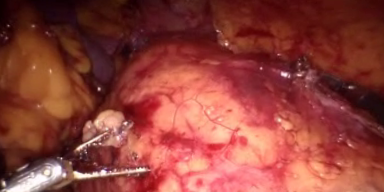
#> input picture tests/metrics/test_fid_fixtures/left_img_1.png, 384 x 192 px
$ python generate_disparity.py --left_dir ../../tests/metrics/test_fid_fixtures --right_dir ../../tests/metrics/test_fid_fixtures --output_dir out
#> lines starting #> are read from the running program, lines starting #| are printed output that depends on the picture; after the words box and inside, x2 and y2 are one past the last pixel; in counts of white or black regions, pixels touching at a corner belong together
import os
import cv2
import argparse
import numpy as np
import itertools
import shutil
import time
from pathlib import Path
from os import listdir
from os.path import isfile, join
import matplotlib.pyplot as plt
import PIL.Image as Image
from concurrent.futures import ThreadPoolExecutor

# GIF
import glob
from PIL import Image


def print_elapsed_time(prefix=""):
    e_time = time.time()
    if not hasattr(print_elapsed_time, "s_time"):
        print_elapsed_time.s_time = e_time
    else:
        print(f"{prefix} elapsed time: {e_time - print_elapsed_time.s_time:.2f} sec")
        print_elapsed_time.s_time = e_time


def normalize(image):
    return cv2.normalize(
        src=image, dst=image, beta=0, alpha=255, norm_type=cv2.NORM_MINMAX
    )


# TODO: return confidence map
def process_frame_BM_postproc(
    left,
    right,
    name,
    output_dir,
    do_blur=True,
    do_downsample=True,
    do_plot=False,
    **kwargs,
):
    numDisparities = kwargs.get("disparity")

    kernel_size = 3
    left = cv2.GaussianBlur(left, (kernel_size, kernel_size), 1.5)
    right = cv2.GaussianBlur(right, (kernel_size, kernel_size), 1.5)

    left_matcher = cv2.StereoBM_create(
        numDisparities=kwargs.get("disparity"), blockSize=kwargs.get("blockSize")
    )
    wls_filter = cv2.ximgproc.createDisparityWLSFilter(left_matcher)
    right_matcher = cv2.ximgproc.createRightMatcher(left_matcher)

    wls_filter.setLambda(kwargs.get("lambdas"))
    wls_filter.setSigmaColor(kwargs.get("sigmaColors"))

    disparity_left = np.int16(left_matcher.compute(left, right))
    disparity_right = np.int16(right_matcher.compute(right, left))

    wls_image = wls_filter.filter(
        disparity_map_left=disparity_left,
        left_view=left,
        right_view=right,
        disparity_map_right=disparity_right,
    )

    wls_image = normalize(wls_image)
    wls_image = np.uint8(wls_image)

    # crop - https://stackoverflow.com/questions/13538748/crop-black-edges-with-opencv
    _, thresh = cv2.threshold(wls_image, 1, 255, cv2.THRESH_BINARY)
    contours, hierarchy = cv2.findContours(
        thresh, cv2.RETR_EXTERNAL, cv2.CHAIN_APPROX_SIMPLE
    )[-2:]
    cnt = contours[0]
    x, y, w, h = cv2.boundingRect(cnt)
    crop = wls_image[y : y + h, x : x + w]

    cv2.imwrite(os.path.join(output_dir, name + ".png"), crop)


def product_dict(**kwargs):
    keys = kwargs.keys()
    vals = kwargs.values()
    for instance in itertools.product(*vals):
        yield dict(zip(keys, instance))


def process_dataset(left_dir, right_dir, output_dir, algo="BM_POST", **kwargs):
#> called with left_dir = '../../tests/metrics/test_fid_fixtures', right_dir = '../../tests/metrics/test_fid_fixtures', output_dir = 'out', algo = 'BM_POST'
    left_images = [f for f in listdir(left_dir) if f.endswith(".png")]
    right_images = [f for f in listdir(right_dir) if f.endswith(".png")]
    assert len(left_images) == len(right_images)
    left_images.sort()
    right_images.sort()

    executor = ThreadPoolExecutor()
    for params in product_dict(**kwargs):
        for i in range(len(left_images)):
            left_image_path = os.path.join(left_dir, left_images[i])
            right_image_path = os.path.join(right_dir, right_images[i])
            imgL = cv2.imread(left_image_path, cv2.IMREAD_GRAYSCALE)
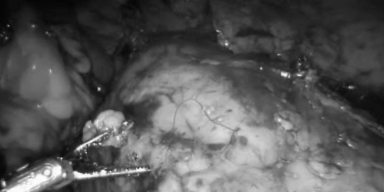
#> imgL: shape (192, 384); min 4, max 255, mean 86.6
            imgR = cv2.imread(right_image_path, cv2.IMREAD_GRAYSCALE)

            executor.submit(
                process_frame_BM_postproc,
                imgL,
                imgR,
                left_images[i].split(".")[0],
                output_dir=output_dir,
                **params,
            )
#> in process_frame_BM_postproc, `disparity_left = np.int16(left_matcher.compute(left, right))`:
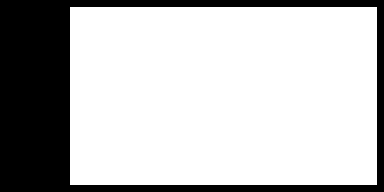
#> disparity_left: shape (192, 384) int16; values -16 (black) and 0 (white), 74.1% white; 1 black region, box (x1, y1, x2, y2) and area: (0, 0, 384, 192) 19082
#> in process_frame_BM_postproc, `disparity_right = np.int16(right_matcher.compute(right, left))`:
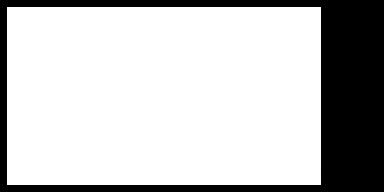
#> disparity_right: shape (192, 384) int16; min -1024, max 0, mean -247.7; drawn with min black and max white
#> in process_frame_BM_postproc, `wls_image = wls_filter.filter( disparity_map_left=disparity_left, left..`:
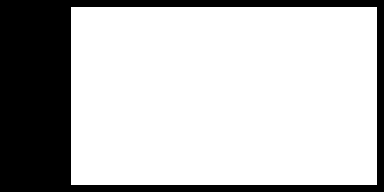
#> wls_image: shape (192, 384) int16; values -16 (black) and 0 (white), 73.9% white; 1 black region, box (x1, y1, x2, y2) and area: (0, 0, 384, 192) 19260
#> in process_frame_BM_postproc, `contours, hierarchy = cv2.findContours( thresh, cv2.RETR_EXTERNAL, cv2..`: contours = [[[71, 7], [71, 184], [376, 184], [376, 7]]]
#> in process_frame_BM_postproc, `cnt = contours[0]`: cnt = [[71, 7], [71, 184], [376, 184], [376, 7]]
#> in process_frame_BM_postproc, `x, y, w, h = cv2.boundingRect(cnt)`: x = 71; y = 7; w = 306; h = 178
#> in process_frame_BM_postproc, `crop = wls_image[y : y + h, x : x + w]`: crop: shape (178, 306); every value is 255
        # createGifs()
    executor.shutdown(wait=True)


def createGifs(input_dir, output_dir):
    # https://pillow.readthedocs.io/en/stable/handbook/image-file-formats.html#gif
    fp_in = input_dir + "*.png"
    fp_out = f"{glob.glob(fp_in)[0].split('.')[0]}.gif"
    img, *imgs = [Image.open(f) for f in sorted(glob.glob(fp_in))]
    img.save(fp=fp_out, format="GIF", append_images=imgs, save_all=True, loop=0)

    # delete imgs
    for filename in os.listdir(fp_in.split("*")[0]):
        if filename.endswith(".png"):
            file_path = os.path.join(output_dir, filename)
            try:
                if os.path.isfile(file_path) or os.path.islink(file_path):
                    os.unlink(file_path)
                elif os.path.isdir(file_path):
                    shutil.rmtree(file_path)
            except Exception as e:
                print("Failed to delete %s. Reason: %s" % (file_path, e))


if __name__ == "__main__":
    parser = argparse.ArgumentParser(
        description="Create disparity maps using StereoBM."
    )
    parser.add_argument(
        "-l",
        "--left_dir",
        dest="left_dir",
        required=True,
        help="directory of left daVinci images",
        metavar="DIR",
    )
    parser.add_argument(
        "-r",
        "--right_dir",
        dest="right_dir",
        required=True,
        help="directory of right daVinci images",
        metavar="DIR",
    )
    parser.add_argument(
        "-o",
        "--output_dir",
        dest="output_dir",
        required=True,
        help="output directory of daVinci disparity maps",
        metavar="DIR",
    )

    args = parser.parse_args()

    Path(args.output_dir).mkdir(parents=True, exist_ok=True)

    # BM params
    NUM_DISPARITIES = [64]
    BLOCK_SIZES = [15]

    # optional processing
    do_downsample = False
    do_blur = True
    if do_downsample:
        NUM_DISPARITIES = [int(x / 2) for x in NUM_DISPARITIES]

    # postprocessing params
    LAMBDAS = [8000]
    SIGMA_COLORS = [0.8]

    print_elapsed_time()
    process_dataset(
        left_dir=args.left_dir,
        right_dir=args.right_dir,
        output_dir=args.output_dir,
        disparity=NUM_DISPARITIES,
        blockSize=BLOCK_SIZES,
        lambdas=LAMBDAS,
        sigmaColors=SIGMA_COLORS,
    )
    print_elapsed_time()

$ run again, on tests/metrics/test_fid_fixtures/right_img_1.png
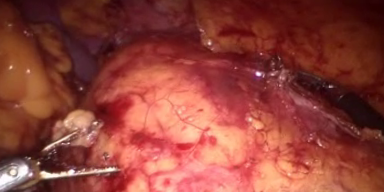
#> input picture tests/metrics/test_fid_fixtures/right_img_1.png, 384 x 192 px
#> in process_dataset, `imgL = cv2.imread(left_image_path, cv2.IMREAD_GRAYSCALE)`:
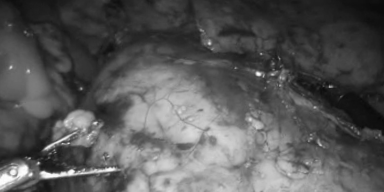
#> imgL: shape (192, 384); min 7, max 254, mean 87.3
#> disparity_left: shape (192, 384) int16; values -16 (black) and 0 (white), 74.1% white; 1 black region, box (x1, y1, x2, y2) and area: (0, 0, 384, 192) 19082
#> contours = [[[71, 7], [71, 184], [376, 184], [376, 7]]]
#> cnt = [[71, 7], [71, 184], [376, 184], [376, 7]]
#> x = 71; y = 7; w = 306; h = 178
#> crop: shape (178, 306); every value is 255
